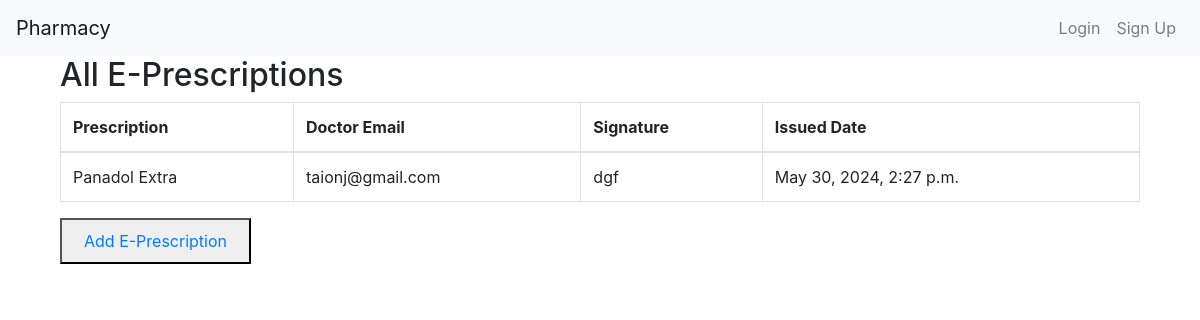
The app's page /e-prescriptions/, older data.
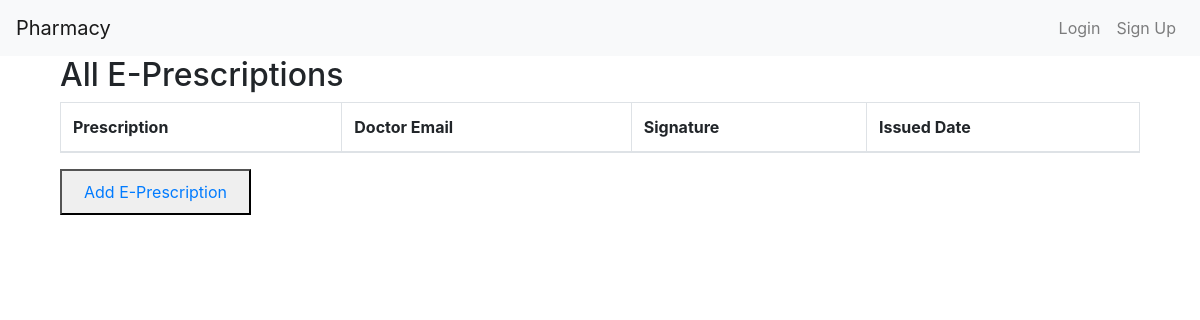
The same page, newer data.
### chemistApi/models.py (models this page shows, shortened)
class EPrescription(models.Model):
    prescription = models.OneToOneField(Prescription, on_delete=models.CASCADE)
    doctor_email = models.EmailField()
    signature = models.CharField(max_length=255)
    issued_date = models.DateTimeField(auto_now_add=True)

class Prescription(models.Model):
    customer = models.ForeignKey(Customer, on_delete=models.SET_NULL, null=True, blank=True, default=None)
    medicine = models.ForeignKey(Medicine, on_delete=models.CASCADE)
    prescribed_date = models.DateField(auto_now_add=True)
    dosage = models.CharField(max_length=100)
    verified = models.BooleanField(default=False)
    def __str__(self):
        return f"{self.medicine.name}"

class Medicine(models.Model):
    name = models.CharField(max_length=255)
    supplier = models.ForeignKey(Supplier, on_delete=models.CASCADE)
    description = models.TextField(default='No description provided')
    price = models.DecimalField(max_digits=10, decimal_places=2, default=0)

### chemistApi/views.py (the view)
# urls.py: path('e-prescriptions/', views.list_e_prescriptions,
def list_e_prescriptions(request):
    e_prescriptions = EPrescription.objects.all()
    return render(request, 'list_e_prescriptions.html', {'e_prescriptions': e_prescriptions})

### chemistApi/templates/list_e_prescriptions.html (shortened to what this page needs)
{% extends 'base.html' %}
{% block content %}
<div class="container">
    <h2>All E-Prescriptions</h2>
    <table class="table table-bordered">
        <thead>
            <tr>
                <th>Prescription</th>
                <th>Doctor Email</th>
                <th>Signature</th>
                <th>Issued Date</th>
            </tr>
        </thead>
        <tbody>
            {% for e_prescription in e_prescriptions %}
            <tr>
                <td>{{ e_prescription.prescription }}</td>
                <td>{{ e_prescription.doctor_email }}</td>
                <td>{{ e_prescription.signature }}</td>
                <td>{{ e_prescription.issued_date }}</td>
            </tr>
            {% endfor %}
        </tbody>
    </table>
	<button>
    <a class="nav-link" href="{% url 'create_e_prescription' %}">Add E-Prescription</a>
  </button>
</div>
{% endblock %}

Row changes from the older to the newer data that the page shows:
removed EPrescription: prescription "Panadol Extra", doctor_email "taionj@gmail.com", signature "dgf", issued_date "May 30, 2024, 2:27 p.m."
